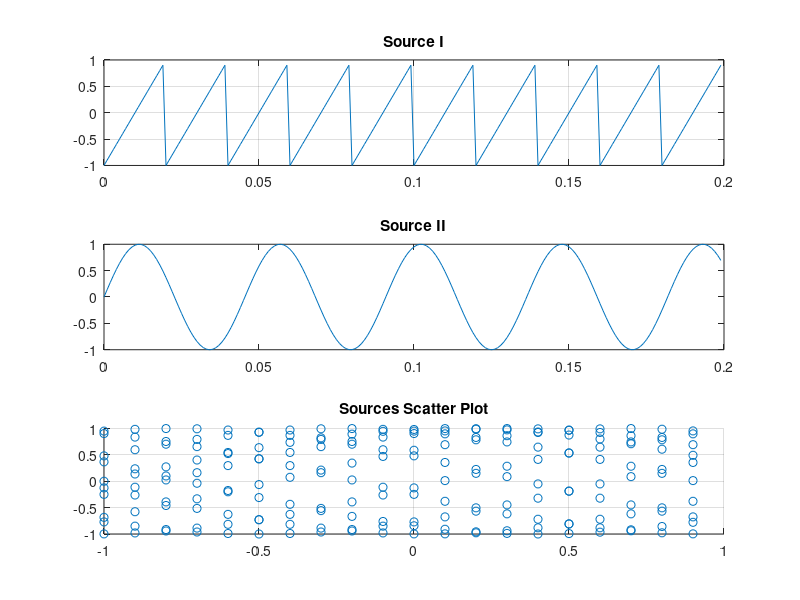
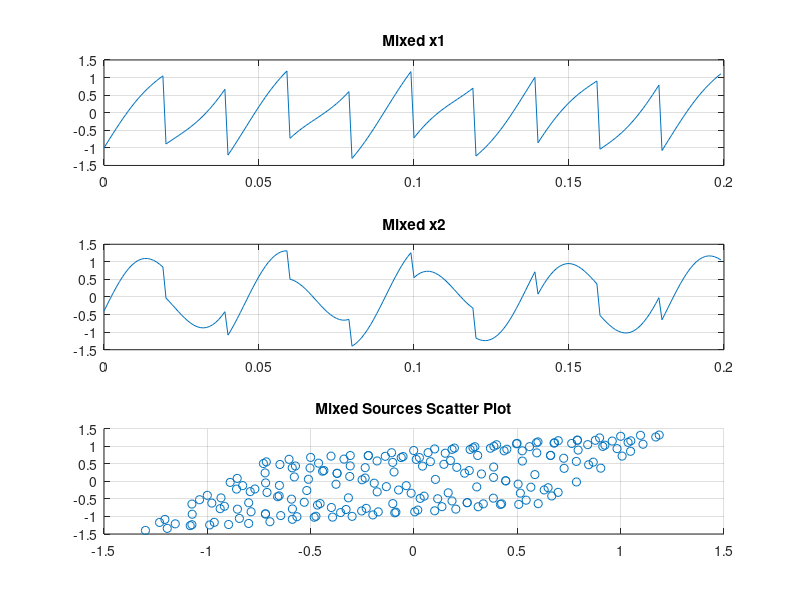
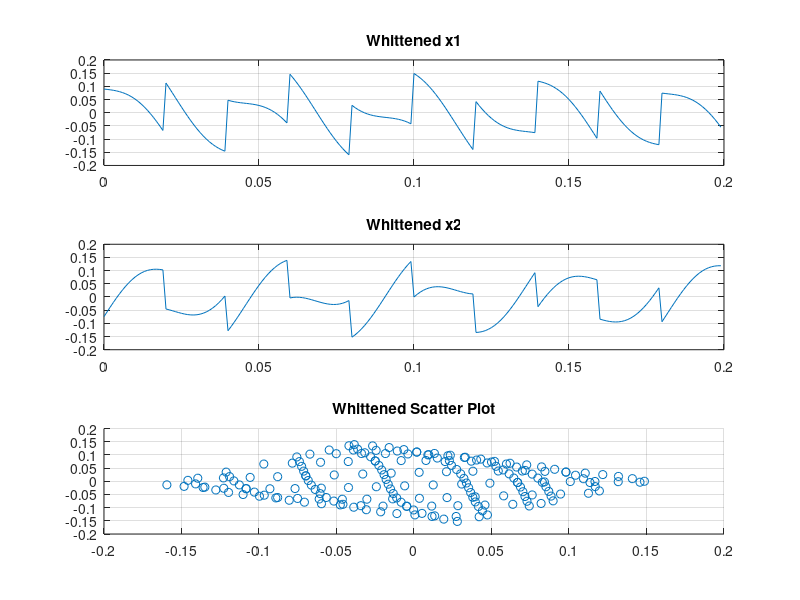
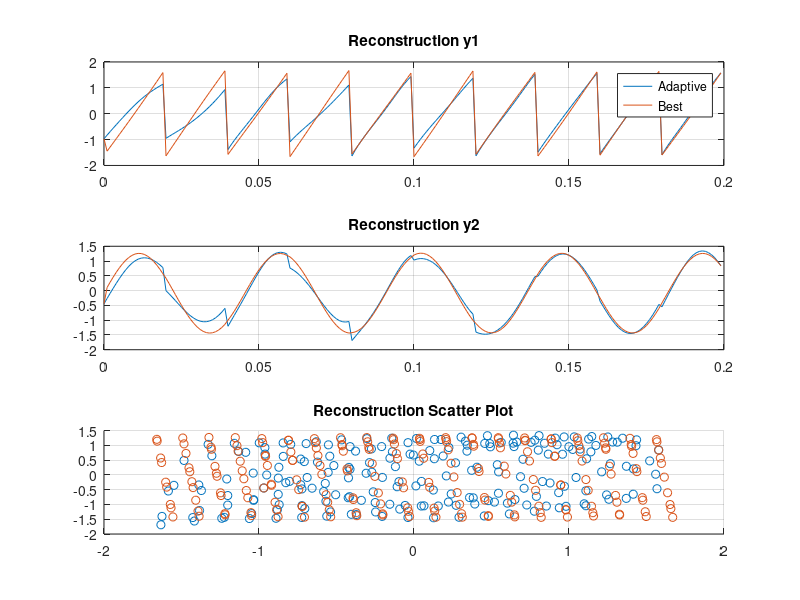

Here is the MATLAB script that generated these plots, in order:
% ICA with EASI method
% Title: An Equivariant Source Separation
% To calculate ICA for two sources based on EASI algorithm
%
%      date            programmer             version
%     =======         ===========            =========
%   06/15/2019       Mehrdad Kashefi       original code
%  ..........................................................
% ...........................................................
%% Clearing 
clc;
clear;
close all;
%% Control Parameters
% Perform whittening on data 
sw_white = 1;  % 0  --> No Whittening
               % 1  --> Perform Whittening
normalize = 1;   
serial = 1;
max_iter = 500;  % Maximum number of iterations
rate = 0.01;
return_best = 1;
% Non_linear function 
g = @(x) tanh(0.001*x);
% Mixing sources
A = [1,0.3; 0.4,1 ];  % Non Singular mixing matrix
%A = [1,0.7;0.99,1];    % Close to singulat mixing matrix
%% Create two sample sources
T = 10*(1/50);
Fs = 1000;
dt = 1/Fs;
t = 0:dt:T-dt;
s1 = sawtooth(2*pi*50*t);   % A sawtooth source
s2 = sin(2*pi*22*t);        % A sinosiod source
% Plot the original sources
figure(1)
subplot(3,1,1)
plot(t,s1)
grid on
title("Source I")
subplot(3,1,2)
plot(t,s2)
title("Source II")
subplot(3,1,3)
scatter(s1,s2)
grid on
title("Sources Scatter Plot")

x = A*[s1;s2];

figure(2)
subplot(3,1,1)
plot(t,x(1,:))
grid on
title('Mixed x1')
subplot(3,1,2)
plot(t,x(2,:))
grid on
title('Mixed x2')
subplot(3,1,3)
scatter(x(1,:),x(2,:))
grid on
title("Mixed Sources Scatter Plot")
%% ICA Preprocessing
% Zero mean the signals
x_mean = mean(x,2);
x = x - x_mean;
% Whitening the signal
if sw_white==1
    cov_x = x*x';
    [eig_vec,eig_val] = eig(cov_x);
    x_white = (eig_val^-0.5)*eig_vec'*x;
    disp('Data Covariance before whittening');
    disp(x*x');
    disp('Data Covariance after whittening');
    disp(x_white*x_white');
    
    % Plot whitened data
    figure(3)
    subplot(3,1,1)
    plot(t,x_white(1,:))
    grid on
    title('Whittened x1')
    subplot(3,1,2)
    plot(t,x_white(2,:))
    grid on
    title('Whittened x2')
    subplot(3,1,3)
    scatter(x_white(1,:),x_white(2,:))
    grid on
    title("Whittened Scatter Plot")
end

    
y = zeros(2,length(x));
% Each input comes as if the algorithm is working in serial mode
B = eye(2,2);
y(:,1) = B*x(:,1); % Convert the first sample using initial B
for ser = 2:length(x) 
    if normalize ==1
        H = (y(:,ser-1)*y(:,ser-1)' - eye(2,2))./(1+rate*(y(:,ser-1)*y(:,ser-1)')) + (g(y(:,ser-1))*y(:,ser-1)' - y(:,ser-1)*g(y(:,ser-1))')./(1+rate*det(y(:,ser-1)'*g(y(:,ser-1))));
    elseif normalize == 0 
        H = (y(:,ser-1)*y(:,ser-1)' - eye(2,2)) + (g(y(:,ser-1))*y(:,ser-1)' - y(:,ser-1)*g(y(:,ser-1))');
    end
    B = B - rate*H*B';
    y(:,ser) = B*x(:,ser);
end
    
figure(4)
subplot(3,1,1)
plot(t,y(1,:))
grid on
title('Reconstruction y1')
subplot(3,1,2)
plot(t,y(2,:))
grid on
title('Reconstruction y2')
subplot(3,1,3)
scatter(y(1,:),y(2,:))
grid on
title("Reconstruction Scatter Plot")

% If return Best is 1 then the final B is used to reconstruct the signal
if return_best
    for ser = 2:length(x) 
        y(:,ser) = B*x(:,ser);
    end
    figure(4)
    subplot(3,1,1)
    hold on
    plot(t,y(1,:))
    grid on
    legend('Adaptive','Best')
    title('Reconstruction y1')
    subplot(3,1,2)
    hold on
    plot(t,y(2,:))
    grid on
    title('Reconstruction y2')
    subplot(3,1,3)
    hold on
    scatter(y(1,:),y(2,:))
    grid on
    title("Reconstruction Scatter Plot") 
end

